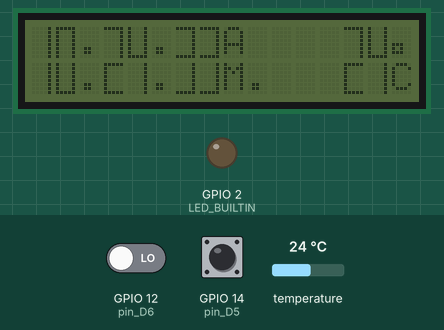
Simulated run of this sketch. Board: ESP8266 (NodeMCU). On the bench: 16×2 character LCD, output pins drawn as LEDs (lit = HIGH, except the on-board LED, lit = LOW). Inputs (shaded band) come from the test bench; at power-on: GPIO 12 (pin_D6) LOW, temperature 24 °C, GPIO 14 (pin_D5) HIGH. The local clock reads 2024-03-15 10:24:30 at power-on unless the sketch sets it; what the sketch prints to the serial monitor is not drawn.

Above: at 4.3 s.
4.4 s: GPIO 12 (pin_D6) driven HIGH
At 8.0 s:
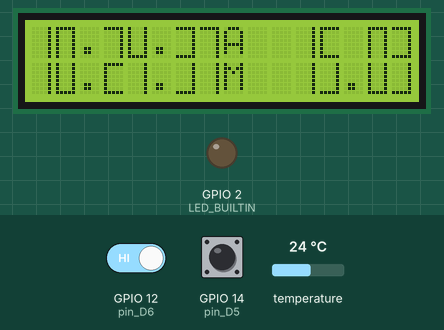
8.2 s: temperature set to 12 °C
At 9.8 s:
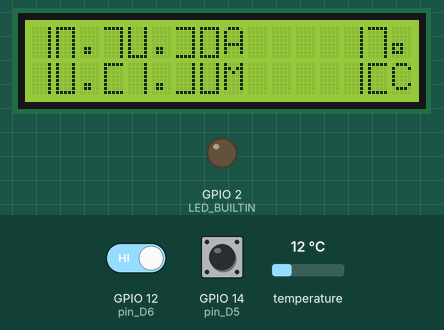
12.2 s: GPIO 14 (pin_D5) pulled LOW for 1.05 s
At 14.7 s:
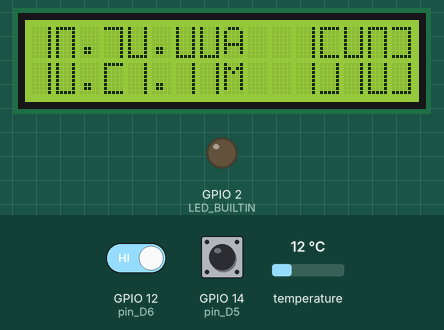
15.6 s: GPIO 12 (pin_D6) driven LOW
At 18.8 s:
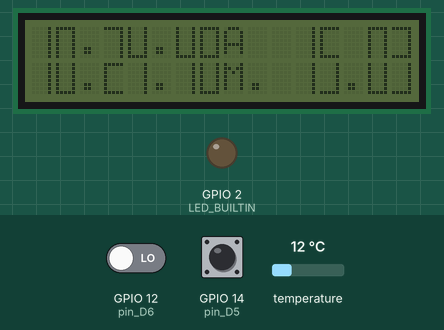
19.7 s: temperature set to 19 °C
At 20.6 s:
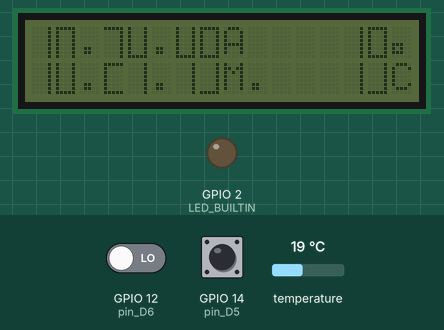
23.7 s: GPIO 14 (pin_D5) pulled LOW for 3.2 s
At 25.7 s:
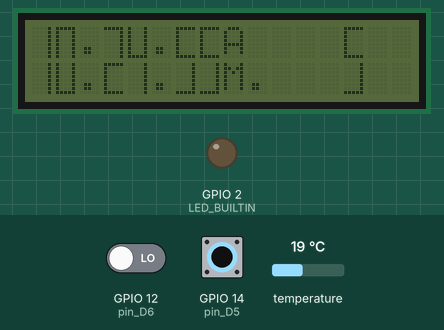
Timing chart, 0 to 27.2 s (numbered marks = the images above; inputs shaded):
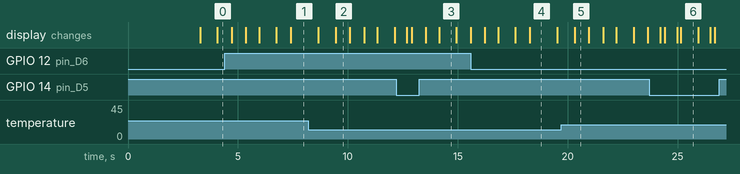

Measured:
- after the input at 4.4 s, the display: first changes after 0.31 s (image 1 shows a later state)
- after the input at 8.2 s, the display: first differs from a run without the input after 1.2 s (image 2)
- after the input at 12.2 s, the display: first changes after 0.49 s (image 3 shows a later state)
- after the input at 15.6 s, the display: first changes after 0.63 s (image 4 shows a later state)
- after the input at 19.7 s, the display: changes after 0.61 s (image 5)
- after the input at 23.7 s, the display: first changes after 0.51 s (image 6 shows a later state)
- what the display in image 2 shows lasts 0.7 s, from 9.4 s to 10.1 s

The sketch:

night_char_lcd_clock.ino
```cpp
#include <NTPClient.h>     // https://github.com/arduino-libraries/NTPClient
#include <ESP8266WiFi.h>
#include <WiFiUdp.h>
#include <LiquidCrystal_I2C.h>
#include <Wire.h>
#include <RTClib.h>
#include <DNSServer.h>
#include <ESP8266WebServer.h>
#include <WiFiManager.h>          //https://github.com/tzapu/WiFiManager
#include <OneWire.h>
#include <DallasTemperature.h>
/*
  You need to adjust the UTC offset for your timezone in milliseconds. Refer the list of UTC time offsets.  Here are some examples for different timezones:
  For UTC -5.00 : -5 * 60 * 60 : -18000
  For UTC +1.00 : 1 * 60 * 60 : 3600
  For UTC +0.00 : 0 * 60 * 60 : 0
  const long utcOffsetInSeconds = 3600;
*/
const long utcOffsetInSeconds = 7200;  // set offset
//char daysOfTheWeek[7][12] = {"Nedelja", "Ponedeljak", "Utorak", "Sreda", "Cetvrtak", "Petak", "Subota"};  // Serbian
char daysOfTheWeek[7][12] = {"Sunday", "Monday", "Tuesday", "Wednesday", "Thursday", "Friday", "Saturday"};  // English
// Define NTP Client to get time
/*
  Area_____________________________________________________HostName
  Worldwide_______________________________________________ pool.ntp.org
  Asia____________________________________________________ asia.pool.ntp.org
  Europe__________________________________________________ europe.pool.ntp.org
  North America___________________________________________ north-america.pool.ntp.org
  Oceania_________________________________________________ oceania.pool.ntp.org
  South America___________________________________________ south-america.pool.ntp.org

*/

// Default I2C pins on NodeMcu is    SDA - D2 , SCL - D1

RTC_DS3231 ds3231;
const int driftComp = -1;    //seconds to adjust clock by per two hours to compensate for RTC drift

WiFiUDP ntpUDP;
NTPClient timeClient(ntpUDP, "pool.ntp.org", utcOffsetInSeconds);
LiquidCrystal_I2C lcd(0x3F, 16, 2);  // I2c address, columns lcd module, rows lcd module
WiFiManager wifiManager;
#define ONE_WIRE_BUS 0
OneWire oneWire(ONE_WIRE_BUS);
DallasTemperature dallastemp(&oneWire);

byte counter;

struct LCDNumber {
  byte top;
  byte bottom;
};

class LCDBigNumbers {
  private:
    LiquidCrystal_I2C * _lcd;
    int _row;
    int _col;
    long _value; /*0..100*/

    void _clear() {
      int cont = 1;
      long x = 9;
      while (_value > x) {
        cont++;
        x = x * 10 + 9;
      }
      for (int i = 0; i < cont; i++) {
        _lcd->setCursor(_col + i, _row);
        //_lcd->print( " " );
        _lcd->setCursor(_col + i, _row + 1);
        //_lcd->print( " " );
      }
    }
  public:
    static byte c0[8];
    static byte c1[8];
    static byte c2[8];
    static byte c3[8];
    static byte c4[8];
    static byte c5[8];
    static byte c6[8];
    static byte c7[8];
    static LCDNumber _lcd_numbers[];

    void createChars() {
      _lcd->createChar(0, c0);
      _lcd->createChar(1, c1);
      _lcd->createChar(2, c2);
      _lcd->createChar(3, c3);
      _lcd->createChar(4, c4);
      _lcd->createChar(5, c5);
      _lcd->createChar(6, c6);
      _lcd->createChar(7, c7);
    }

    LCDBigNumbers(LiquidCrystal_I2C * lcd, int row, int col) {
      _lcd = lcd;      _row = row;      _col = col;
    }

    void setRow(int row) {
      _clear();
      _row = row;
      setValue(_value);
    }
    void setCol(int col) {
      _clear();
      _col = col;
      setValue(_value);
    }

    void setValue(long value) {
      _clear();
      _value = value;

      int cont = 1;
      long x = 9;
      while (abs(_value) > x) {
        cont++;
        x = x * 10 + 9;
      }

      for (int i = 0; i < cont; i++) {
        int n = value / pow(10, cont - 1 - i);
        value = value - pow(10, cont - 1 - i) * n;

        _lcd->setCursor(_col + i, _row);
        _lcd->write( _lcd_numbers[n].top );
        _lcd->setCursor(_col + i, _row + 1);
        _lcd->write( _lcd_numbers[n].bottom );
      }

    }
};

byte LCDBigNumbers::c0[8] = {B11111, B10001, B10001, B10001, B10001, B10001, B10001, B10001};
byte LCDBigNumbers::c1[8] = {B10001, B10001, B10001, B10001, B10001, B10001, B10001, B11111};
byte LCDBigNumbers::c2[8] = {B00001, B00001, B00001, B00001, B00001, B00001, B00001, B00001};
byte LCDBigNumbers::c3[8] = {B11111, B00001, B00001, B00001, B00001, B00001, B00001, B11111};
byte LCDBigNumbers::c4[8] = {B11111, B10000, B10000, B10000, B10000, B10000, B10000, B11111};
byte LCDBigNumbers::c5[8] = {B11111, B00001, B00001, B00001, B00001, B00001, B00001, B00001};
byte LCDBigNumbers::c6[8] = {B11111, B10001, B10001, B10001, B10001, B10001, B10001, B11111};
byte LCDBigNumbers::c7[8] = {B00001, B00001, B00001, B00001, B00001, B00001, B00001, B11111};


LCDNumber LCDBigNumbers::_lcd_numbers[] = {
  {0, 1}, //0
  {2, 2}, //1
  {5, 4}, //2
  {3, 7}, //3
  {1, 2}, //4
  {4, 7}, //5
  {4, 1}, //6
  {5, 2}, //7
  {6, 1}, //8
  {6, 7} // 9
};

LCDBigNumbers lcdNum(&lcd, 0, 0); //inclui uma barra no lcd, primeira linha, coluna 8. tamanho 8

void setup() {
  Serial.begin(115200);
  Serial.setTimeout(2000);
  Serial.println("keep holding button on power-up to set time/date via Wifi");
  lcd.backlight();
  lcd.init();
  lcdNum.createChars();
  lcd.clear();
  lcd.setCursor(0, 0); //   column, row
  lcd.print("Night Char Clock");
  lcd.setCursor(0, 1); //   column, row
  lcd.print("Compiled 09/2020");
  delay(3000);
  dallastemp.begin();
  pinMode(14, INPUT_PULLUP);  //pin D5
  pinMode(12, INPUT);  //pin D6
  pinMode(BUILTIN_LED, OUTPUT);
  digitalWrite(LED_BUILTIN, HIGH);
  ds3231.begin();
  lcd.clear();
  if (digitalRead(14) == 0) {
    digitalWrite(LED_BUILTIN, LOW);
    lcd.setCursor(0, 0); //   column, row
    lcd.print("Connect to AP,");
    lcd.setCursor(0, 1); //   column, row
    lcd.print("IP: 192.168.4.1");
    wifiManager.autoConnect("HK89 CharLCD Clock");
    lcd.clear();
    lcd.setCursor(0, 0); //   column, row
    lcd.print("Wifi connected,");
    lcd.setCursor(0, 1); //   column, row
    lcd.print("getting epoch...");
    delay (3000);
    timeClient.begin();
    timeClient.update();
    ds3231.adjust(timeClient.getEpochTime());
    lcd.clear();
    lcd.setCursor(0, 0); //   column, row
    lcd.print("Got epoch,");
    lcd.setCursor(0, 1); //   column, row
    lcd.print("RTC is set.");
    delay (3000);
    lcd.clear();
    digitalWrite(LED_BUILTIN, HIGH);
    WiFi.mode(WIFI_OFF);
  }
  if (ds3231.lostPower()) {
    Serial.println("ERROR! RTC is not running!");
    lcd.setCursor(0, 0); //   column, row
    lcd.print("ERROR!");
    lcd.setCursor(0, 1); //   column, row
    lcd.print("RTC not running!");
    while (1) {
      delay(0);
    }
  }
  WiFi.mode(WIFI_OFF);
}

void loop() {
  if (digitalRead(14) == 0) {
    lcd.init();
    lcdNum.createChars();
  }
  if (digitalRead(12) == 1) {
    lcd.backlight();
    lcd.setCursor(9, 1);
    lcd.print(" ");
  }
  else {
    lcd.noBacklight();
    lcd.setCursor(9, 1);
    lcd.print(".");
  }
  DateTime now = ds3231.now();
  int hourin12;
  if (now.hour() > 12) {
    hourin12 = now.hour() - 12;
  }
  else {
    hourin12 = now.hour();
  }
  if (now.hour() == 0) {
    hourin12 = 12;
  }
  lcdNum.setCol(0);
  lcdNum.setValue((hourin12 / 10) % 10);
  lcdNum.setCol(1);
  lcdNum.setValue((hourin12) % 10);
  lcdNum.setCol(3);
  lcdNum.setValue(((int)now.minute() / 10) % 10);
  lcdNum.setCol(4);
  lcdNum.setValue(((int)now.minute()) % 10);
  lcdNum.setCol(6);
  lcdNum.setValue(((int)now.second() / 10) % 10);
  lcdNum.setCol(7);
  lcdNum.setValue(((int)now.second()) % 10);
  lcd.setCursor(2, 0);
  lcd.print(".");
  lcd.setCursor(2, 1);
  lcd.print(".");
  lcd.setCursor(5, 0);
  lcd.print(".");
  lcd.setCursor(5, 1);
  lcd.print(".");
  lcd.setCursor(8, 0);
  if (now.hour() <= 12) {
    lcd.print("A  ");
  }
  else {
    lcd.print("P  ");
  }
  lcd.setCursor(8, 1);
  lcd.print("M");
  lcd.setCursor(10, 1);
  lcd.print(" ");
  if (counter % 3 == 0) {
    lcdNum.setCol(13);
    dallastemp.requestTemperatures();
    float t = dallastemp.getTempCByIndex(0);
    Serial.println(t);
    lcdNum.setValue(((int)t / 10) % 10);
    lcdNum.setCol(14);
    lcdNum.setValue(((int)t % 10));
    lcd.setCursor(15, 0);
    //lcd.write(char(B11011111));
    lcd.write(char(B10100001));
    lcd.setCursor(15, 1);
    //lcd.write(byte(4));
    lcd.print("C");
    lcd.setCursor(11, 0);
    lcd.print("  ");
    lcd.setCursor(11, 1);
    lcd.print("  ");
  }
  else {
    lcdNum.setCol(11);
    lcdNum.setValue(((int)now.day() / 10) % 10);
    lcdNum.setCol(12);
    lcdNum.setValue(((int)now.day()) % 10);
    lcdNum.setCol(14);
    lcdNum.setValue(((int)now.month() / 10) % 10);
    lcdNum.setCol(15);
    lcdNum.setValue(((int)now.month()) % 10);
    lcd.setCursor(13, 0);
    lcd.print(" ");
    lcd.setCursor(13, 1);
    lcd.print(".");
  }
  if (counter > 254) {
    counter = 0;
  }
  else {
    counter++;
  }
  //ESP.deepSleep(5e6, WAKE_RF_DISABLED);
  yield();
  delay(500);
}
```
